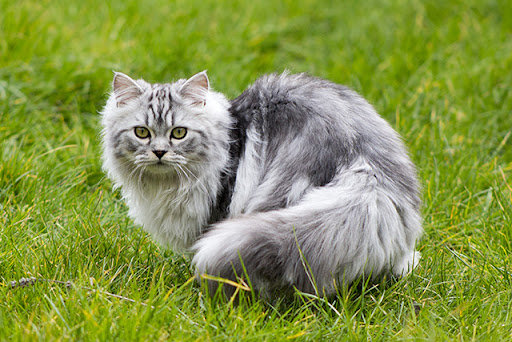
#> input picture image/cat.jpg, 512 x 342 px
$ python pointprocessing.py
#> lines starting #> are read from the running program, lines starting #| are printed output that depends on the picture
import cv2
from matplotlib import pyplot as plt
image_color = cv2.imread('image/cat.jpg')
#> image_color is the input picture: shape (342, 512, 3); mean B, G, R 75, 149, 133.9
image_gray = cv2.imread('image/cat.jpg', cv2.IMREAD_GRAYSCALE)
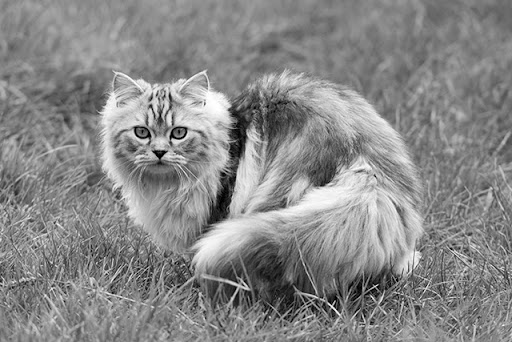
#> image_gray: shape (342, 512); min 0, max 255, mean 136

alpha =0.9
beta = 100

adjusted_image = cv2.convertScaleAbs(image_gray, alpha=alpha, beta=beta)
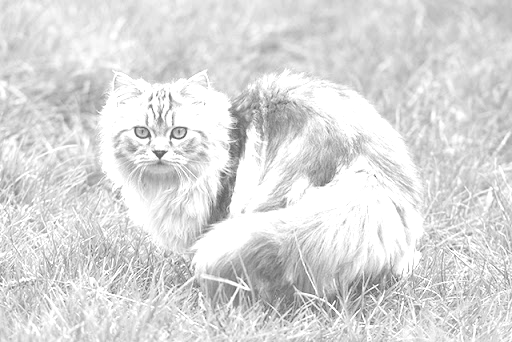
#> adjusted_image: shape (342, 512); min 100, max 255, mean 218.5

plt.figure(figsize=(10,5))

plt.subplot(2,3,1), plt.imshow(image_gray, cmap='gray'), plt.title('Original Grayscale')

plt.subplot(2,3,2), plt.imshow(adjusted_image, cmap='gray'), plt.title('Brightness and Contrast')
plt.subplot(2,3,3), plt.imshow(image_color, cmap=None), plt.title('color Image')
plt.show()
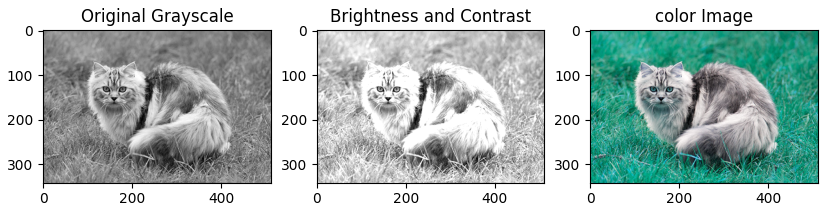
#> figure drawn by matplotlib, 3 panels; B, G, R data is drawn as R, G, B

cv2.imshow('color', image_color)
cv2.imshow('gray', image_gray)
cv2.imshow('Edit brightness and contrast', adjusted_image)
#> (the run stopped early here; a loop or call above may not have finished)

$ run again, with image/Paris.jpg copied over image/cat.jpg
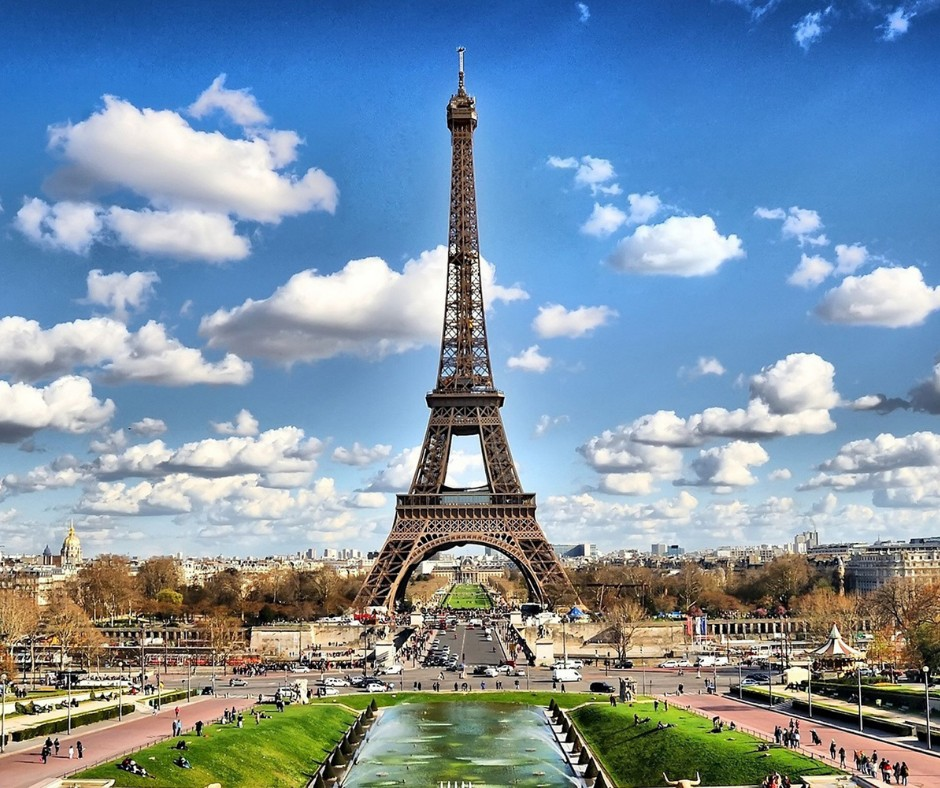
#> input picture image/Paris.jpg, 940 x 788 px
#> image_color is the input picture: shape (788, 940, 3); mean B, G, R 166.6, 147.4, 125.1
#> `adjusted_image = cv2.convertScaleAbs(image_gray, alpha=alpha, beta=beta)`:
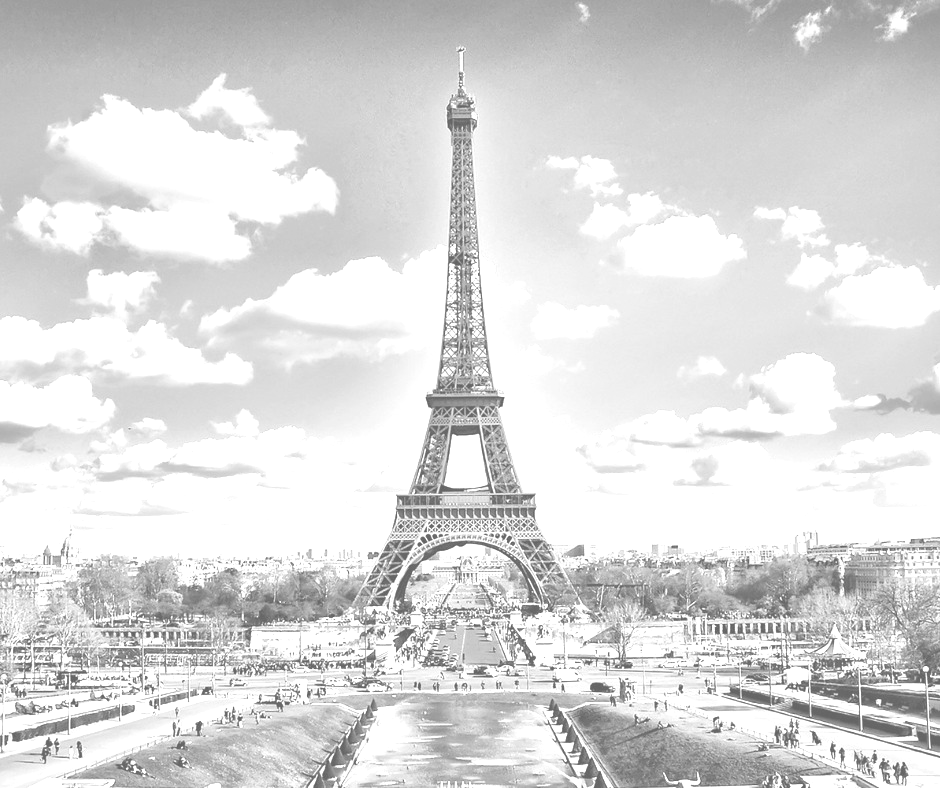
#> adjusted_image: shape (788, 940); min 100, max 255, mean 218.5
#> `plt.show()`:
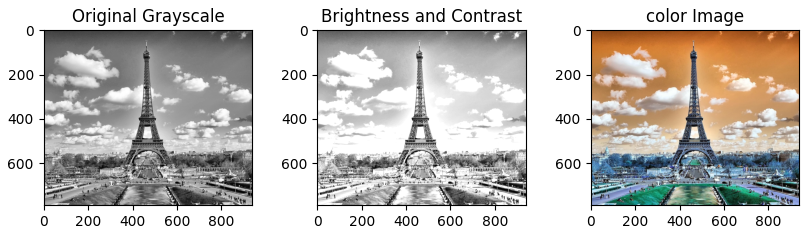
#> figure drawn by matplotlib, 3 panels; B, G, R data is drawn as R, G, B
